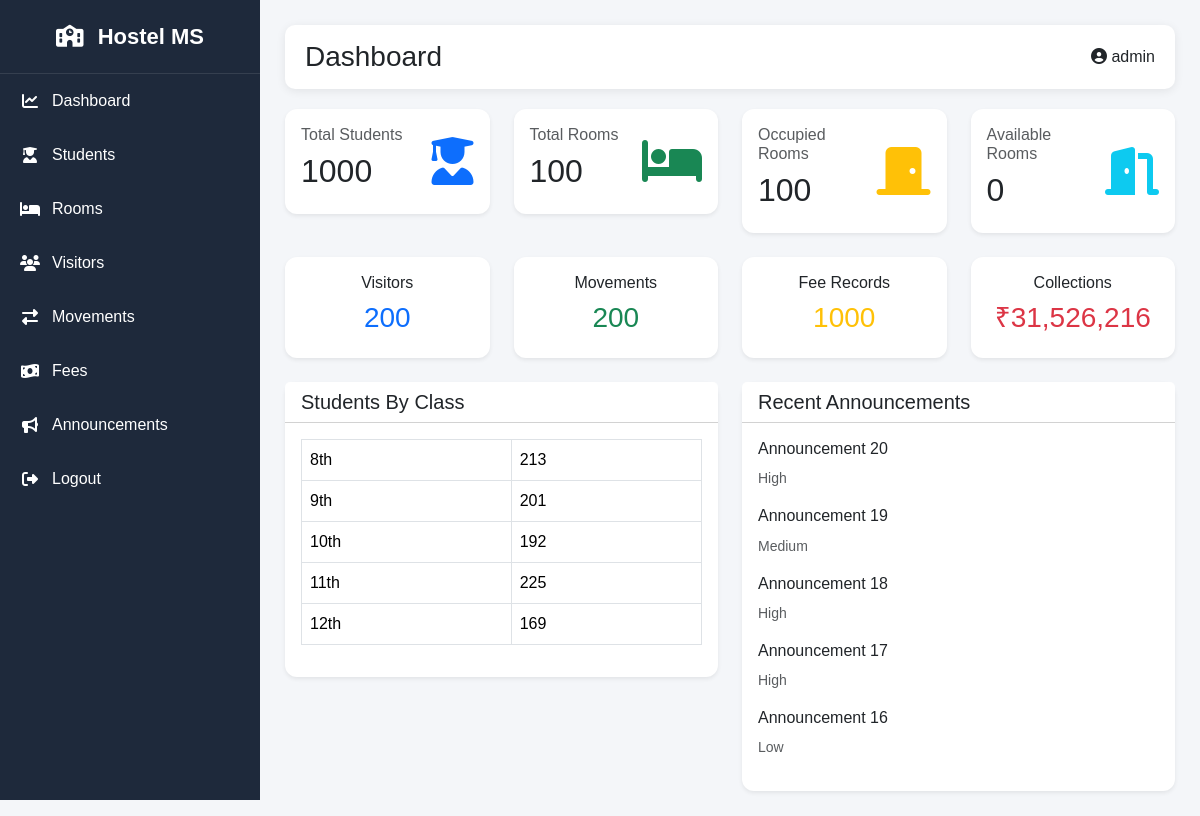
The app's page /dashboard (signed in) with its own data.
### models.py (models this page shows)
class Announcement(db.Model):
    __tablename__ = "announcements"
    id = db.Column(
        db.Integer,
        primary_key=True
    )
    title = db.Column(
        db.String(255),
        nullable=False
    )
    message = db.Column(
        db.Text,
        nullable=False
    )
    priority = db.Column(
        db.String(20),
        default="Low"
    )
    created_at = db.Column(
        db.DateTime,
        default=datetime.utcnow
    )

### routes/dashboard_routes.py (the view)
@dashboard_bp.route(
    "/dashboard"
)
def dashboard():
    if "user_id" not in session:
        return redirect(
            url_for(
                "auth.login"
            )
        )
    total_students = Student.query.count()
    total_rooms = Room.query.count()
    occupied_rooms = Room.query.filter(
        Room.occupied > 0
    ).count()
    available_rooms = Room.query.filter(
        Room.occupied < Room.capacity
    ).count()
    total_visitors = Visitor.query.count()
    total_movements = Movement.query.count()
    total_announcements = Announcement.query.count()
    total_fees = Fee.query.count()
    total_collection = 0
    for fee in Fee.query.all():
        total_collection += (
            fee.paid_amount
        )
    class_8 = Student.query.filter_by(
        class_name="8th"
    ).count()
    class_9 = Student.query.filter_by(
        class_name="9th"
    ).count()
    class_10 = Student.query.filter_by(
        class_name="10th"
    ).count()
    class_11 = Student.query.filter_by(
        class_name="11th"
    ).count()
    class_12 = Student.query.filter_by(
        class_name="12th"
    ).count()
    recent_visitors = Visitor.query.order_by(
        Visitor.created_at.desc()
    ).limit(
        5
    ).all()
    recent_movements = Movement.query.order_by(
        Movement.created_at.desc()
    ).limit(
        5
    ).all()
    announcements = Announcement.query.order_by(
        Announcement.created_at.desc()
    ).limit(
        5
    ).all()
    return render_template(
        "dashboard.html",
        total_students=total_students,
        total_rooms=total_rooms,
        occupied_rooms=occupied_rooms,
        available_rooms=available_rooms,
        total_visitors=total_visitors,
        total_movements=total_movements,
        total_announcements=total_announcements,
        total_fees=total_fees,
        total_collection=total_collection,
        class_8=class_8,
        class_9=class_9,
        class_10=class_10,
        class_11=class_11,
        class_12=class_12,
        recent_visitors=recent_visitors,
        recent_movements=recent_movements,
        announcements=announcements
    )

### templates/dashboard.html (shortened to what this page needs)
{% extends "base.html" %}
{% block page_title %}
Dashboard
{% endblock %}
{% block content %}
<div class="row g-4 mb-4">
    <div class="col-xl-3 col-md-6">
        <div class="card dashboard-card border-0 shadow-sm">
            <div class="card-body">
                <div class="d-flex justify-content-between align-items-center">
                    <div>
                        <h6 class="text-muted">
                            Total Students
                        </h6>
                        <h2>
                            {{ total_students }}
                        </h2>
                    </div>
                    <i class="fas fa-user-graduate fa-3x text-primary"></i>
                </div>
            </div>
        </div>
    </div>
    <div class="col-xl-3 col-md-6">
        <div class="card dashboard-card border-0 shadow-sm">
            <div class="card-body">
                <div class="d-flex justify-content-between align-items-center">
                    <div>
                        <h6 class="text-muted">
                            Total Rooms
                        </h6>
                        <h2>
                            {{ total_rooms }}
                        </h2>
                    </div>
                    <i class="fas fa-bed fa-3x text-success"></i>
                </div>
            </div>
        </div>
    </div>
    <div class="col-xl-3 col-md-6">
        <div class="card dashboard-card border-0 shadow-sm">
            <div class="card-body">
                <div class="d-flex justify-content-between align-items-center">
                    <div>
                        <h6 class="text-muted">
                            Occupied Rooms
                        </h6>
                        <h2>
                            {{ occupied_rooms }}
                        </h2>
                    </div>
                    <i class="fas fa-door-closed fa-3x text-warning"></i>
                </div>
            </div>
        </div>
    </div>
    <div class="col-xl-3 col-md-6">
        <div class="card dashboard-card border-0 shadow-sm">
            <div class="card-body">
                <div class="d-flex justify-content-between align-items-center">
                    <div>
                        <h6 class="text-muted">
                            Available Rooms
                        </h6>
                        <h2>
                            {{ available_rooms }}
                        </h2>
                    </div>
                    <i class="fas fa-door-open fa-3x text-info"></i>
                </div>
            </div>
        </div>
    </div>
</div>
<div class="row g-4 mb-4">
    <div class="col-xl-3 col-md-6">
        <div class="card border-0 shadow-sm">
            <div class="card-body text-center">
                <h6>
                    Visitors
                </h6>
                <h3 class="text-primary">
                    {{ total_visitors }}
                </h3>
            </div>
        </div>
    </div>
    <div class="col-xl-3 col-md-6">
        <div class="card border-0 shadow-sm">
            <div class="card-body text-center">
                <h6>
                    Movements
                </h6>
                <h3 class="text-success">
                    {{ total_movements }}
                </h3>
            </div>
        </div>
    </div>
    <div class="col-xl-3 col-md-6">
        <div class="card border-0 shadow-sm">
            <div class="card-body text-center">
                <h6>
                    Fee Records
                </h6>
                <h3 class="text-warning">
                    {{ total_fees }}
                </h3>
            </div>
        </div>
    </div>
    <div class="col-xl-3 col-md-6">
        <div class="card border-0 shadow-sm">
            <div class="card-body text-center">
                <h6>
                    Collections
                </h6>
                <h3 class="text-danger">
                    ₹{{ "{:,.0f}".format(total_collection) }}
                </h3>
            </div>
        </div>
    </div>
</div>
<div class="row g-4">
    <div class="col-lg-6">
        <div class="card border-0 shadow-sm">
            <div class="card-header bg-white">
                <h5 class="mb-0">
                    Students By Class
                </h5>
            </div>
            <div class="card-body">
                <table class="table table-bordered">
                    <tbody>
                        <tr>
                            <td>8th</td>
                            <td>{{ class_8 }}</td>
                        </tr>
                        <tr>
                            <td>9th</td>
                            <td>{{ class_9 }}</td>
                        </tr>
                        <tr>
                            <td>10th</td>
                            <td>{{ class_10 }}</td>
                        </tr>
                        <tr>
                            <td>11th</td>
                            <td>{{ class_11 }}</td>
                        </tr>
                        <tr>
                            <td>12th</td>
                            <td>{{ class_12 }}</td>
                        </tr>
                    </tbody>
                </table>
            </div>
        </div>
    </div>
    <div class="col-lg-6">
        <div class="card border-0 shadow-sm">
            <div class="card-header bg-white">
                <h5 class="mb-0">
                    Recent Announcements
                </h5>
            </div>
            <div class="card-body">
                {% for announcement in announcements %}
                    <div class="mb-3">
                        <h6>
                            {{ announcement.title }}
                        </h6>
                        <small class="text-muted">
                            {{ announcement.priority }}
                        </small>
                    </div>
                {% else %}
                    <p class="text-muted mb-0">
                        No announcements available.
                    </p>
                {% endfor %}
            </div>
        </div>
    </div>
</div>
{% endblock %}

### static/css/style.css (style rules this page uses)
* { margin:0; padding:0; box-sizing:border-box; }
body { background:#f4f6f9; font-family:Arial,Helvetica,sans-serif; }
.dashboard-card { transition:0.3s; }
.card { border-radius:12px; }

### records on screen
Announcement: title "Announcement 20", priority "High"
Announcement: title "Announcement 19", priority "Medium"
Announcement: title "Announcement 18", priority "High"
Announcement: title "Announcement 17", priority "High"
Announcement: title "Announcement 16", priority "Low"

### other values on screen
{{ session.get('username') }} "admin"
{{ total_students }} "1000"
{{ total_rooms }} "100"
{{ occupied_rooms }} "100"
{{ available_rooms }} "0"
{{ total_visitors }} "200"
{{ total_movements }} "200"
{{ total_fees }} "1000"
{{ "{:,.0f}".format(total_collection) }} "31,526,216"
{{ class_8 }} "213"
{{ class_9 }} "201"
{{ class_10 }} "192"
{{ class_11 }} "225"
{{ class_12 }} "169"
